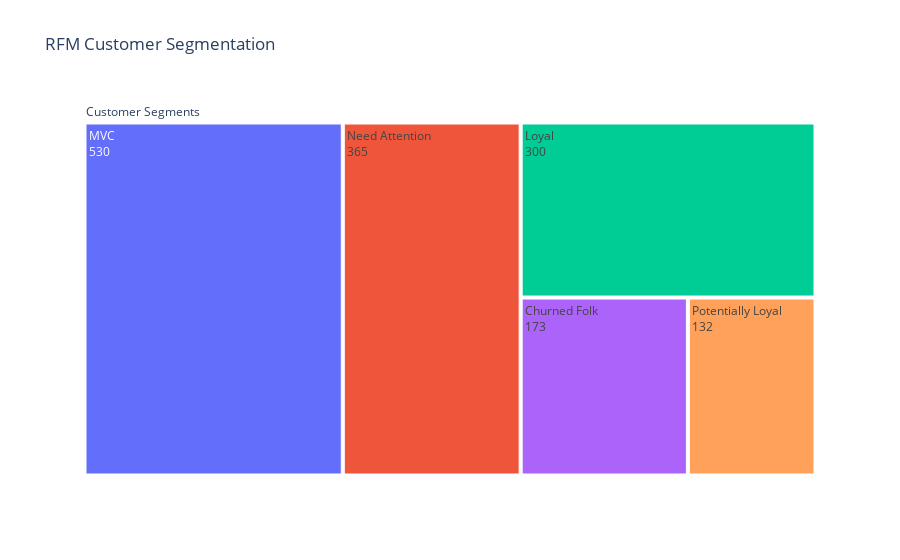

Notebook code cell kept with this figure:
### Markdown cell above
## Display as chart for high-level segment

### Code cell
import plotly.express as px

# count the number of occurrences of each General_Segment value
segment_counts = datamart['General_Segment'].value_counts()

fig = px.treemap(
    title= "RFM Customer Segmentation",
    names=[f"{x}<br>{y}" for x, y in zip(segment_counts.index.to_list(), segment_counts.to_list())],
    parents=["Customer Segments"]*segment_counts.size,
    values=segment_counts.to_list(),
    labels=segment_counts.to_list()
)
fig.show()

### Figure 1 — Plotly figure (JSON) as saved in the notebook; plotly's stock layout.template omitted (floating-point values rounded to 4 significant figures)
{"data": [{"domain": {"x": [0, 1], "y": [0, 1]}, "hovertemplate": "label=%{label}<br>value=%{value}<br>parent=%{parent}<extra></extra>", "labels": ["MVC<br>530", "Need Attention<br>365", "Loyal <br>300", "Churned Folk<br>173", "Potentially Loyal<br>132"], "name": "", "parents": ["Customer Segments", "Customer Segments", "Customer Segments", "Customer Segments", "Customer Segments"], "type": "treemap", "values": [530, 365, 300, 173, 132]}], "layout": {"legend": {"tracegroupgap": 0}, "title": {"text": "RFM Customer Segmentation"}}}
